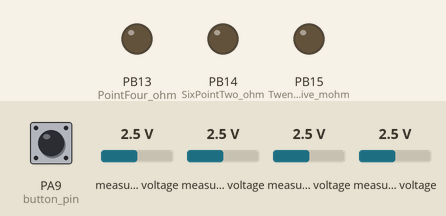
The sketch below on a simulated STM32 Blue Pill. Shown: output pins drawn as LEDs (lit = HIGH). The test bench sets the inputs (shaded band); at power-on: PA9 (button_pin) LOW, measured voltage 2.5 V. What the sketch prints to the serial monitor is not drawn.

Above: at 1.2 s.
1.3 s: PA9 (button_pin) pulled HIGH for 0.15 s
At 2.0 s:
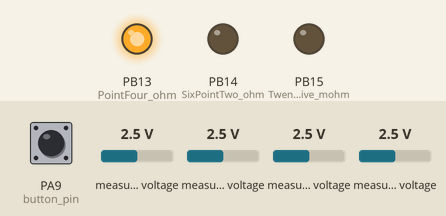
2.9 s: measured voltage (sensor 203) set to 0.4 V
5.9 s: measured voltage (sensor 203) set to 0.1 V
Timing chart, 0 to 37.5 s (numbered marks = the images above; inputs shaded):
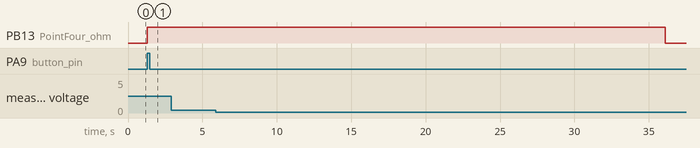

The sketch:

Current_Voltage_AutoRange.ino
```cpp
#include <Adafruit_ADS1X15.h>

Adafruit_ADS1115 ads;

int TwentyFive_mohm = PB15;
int PointFour_ohm = PB13;
int SixPointTwo_ohm = PB14;

int button_pin = PA9;

int counter = 0;
const int max_sum = 10;
bool full = false;
int sum_array[max_sum];
long sum;

const bool debug = true;


const float adc_LSB[6] = {0.1875F, 0.125F, 0.0625F, 0.03125F, 0.015625F, 0.0078125F};
// ADC gain by default set to one
int adc_gain_var = 0;
bool remeasure;
//y=mx+b

//CURRENT SENSING
//slope and intercepts only for gain 2-16
const float m_6R2[6] = {0, 0, 0.024752514756573453F, 0.026945355298954372F, 0.03530913796111518F, 0.029174896323891444F};
const float b_6R2[6] = {0, 0, -1.557088705010358F, 1.5838729569280119F, -5.69417804694308F, -4.169697893371396F};
const int i_6R2_min = 2;
const int i_6R2_max = 5;

//slope and intercepts only for gain 1-8
const float m_R40[6] = {0, 0.5627572747185379F, 0.3829082417293114F, 0.41289526813846006F, 0.45797643005462374F, 0};
const float b_R40[6] = {0, -294.5419692528976F, -35.71868100754F, 8.127347522120658F, -68.35364366115296F, 0};
const int i_R40_min = 2;
const int i_R40_max = 4;


//DIFFERENTIAL VOLTAGE SENSING
//Old Value
//slope and intercepts for gain 2/3-16 (voltage)
//const float m_V = 20.83207335914647F;
//converting to array to reduce multiplication
//m_V*adc_LSB
//const float m_V[6] = {0.16275057F, 0.32550115F, 0.65100229F, 1.30200458F, 2.60400917F, 3.90601375F};
//const float m_V[6] = {3.90601375F, 2.60400917F, 1.30200458F, 0.65100229F, 0.32550115F,0.16275057F};
//const float b_V = 0.36042472845584683F;

//New Value
const float m_V[6] = {0, 0.0025976 , 0.00130257, 0.00065712, 0.00032881, 0.00016627};
const float b_V[6] = {0, 0.16158206, 0.10947509, 0.06196756, 0.0535543 , 0.01093328};

//SUPPLY VOLTAGE SENSING
const float m_Vs[6] = {0, 0.0026319 , 0.00131595, 0.00065797, 0.00032899, 0.00016449};
const float b_Vs = 0.393215530401811;


int16_t adc_read_current() {
  //current is connected with single ended on CH. 3
  return ads.readADC_SingleEnded(3);
}

int32_t adc_read_voltage() {
  //voltage is connected differentially on CH. 01
  return ads.readADC_Differential_0_1();
}

int16_t adc_read_voltage_supply() {
  //voltage is connected differentially on CH. 01
  return ads.readADC_SingleEnded(2);
}

int range_int(float range) {
  return round(range * 3);
}

void set_gain(int adc_gain) {
  switch (adc_gain) {
    case 0:
      if (debug) Serial.println("Gain is 2/3");
      ads.setGain(GAIN_TWOTHIRDS);
      break;
    case 1:
      if (debug) Serial.println("Gain is 1");
      ads.setGain(GAIN_ONE);
      break;
    case 2:
      if (debug) Serial.println("Gain is 2");
      ads.setGain(GAIN_TWO);
      break;
    case 3:
      if (debug) Serial.println("Gain is 4");
      ads.setGain(GAIN_FOUR);
      break;
    case 4:
      if (debug) Serial.println("Gain is 8");
      ads.setGain(GAIN_EIGHT);
      break;
    case 5:
      if (debug) Serial.println("Gain is 16");
      ads.setGain(GAIN_SIXTEEN);
      break;
    default:
      if (debug) Serial.println("Wrong gain, set to default gain 2/3");
      ads.setGain(GAIN_TWOTHIRDS);
      break;
  }
  delay(1000);
  adc_gain_var = adc_gain;
}

float moving_avg(int input) {
  if (full) {
    if (counter == max_sum - 1) counter = 0;
    else counter++;
    sum = sum - sum_array[counter] + input;
    sum_array[counter] = input;
    return float(sum) / float(max_sum);
  }
  else {
    if (counter == max_sum - 2) full = true;
    counter++;
    sum = sum + input;
    sum_array[counter] = input;
    return float(sum) / float(counter + 1);
  }
}

//CURRENT PART

float adc_6R2_to_mA(float adc_reading, int adc_gain) {
  float current_mA;
  if ((adc_gain >= i_6R2_min) and (adc_gain <= i_6R2_max)) {
    current_mA = m_6R2[adc_gain] * adc_reading * adc_LSB[adc_gain] + b_6R2[adc_gain];
  }
  else {
    current_mA = 0.0;
  }
  if (debug) Serial.println(current_mA);
  return current_mA/2;
}

float adc_R40_to_mA(float adc_reading, int adc_gain) {
  float current_mA;
  if ((adc_gain >= i_R40_min) and (adc_gain <= i_R40_max)) {
    current_mA = m_R40[adc_gain] * adc_reading * adc_LSB[adc_gain] + b_R40[adc_gain];
  }
  else {
    current_mA = 0.0;
  }
  if (debug) Serial.println(current_mA);
  return current_mA/2;
}

float current_6R2_auto_range() {
  int32_t i_data = 0;
  const int total_sample = 10;
  float i_mA;
  if (debug) Serial.println("using 6R2 auto-range");
  //reset gain
  set_gain(2);
  for (int i = 0; i < total_sample; i++) {
    i_data += adc_read_current();
    delay(1000);
  }
  float average_reading = float(i_data) / float(total_sample);
  i_mA = adc_6R2_to_mA(average_reading, adc_gain_var);

  if (i_mA < 27) {
    set_gain(3);
    for (int i = 0; i < total_sample; i++) {
      i_data += adc_read_current();
      delay(1000);
    }
    float average_reading = float(i_data) / float(total_sample);
    i_mA = adc_6R2_to_mA(average_reading, adc_gain_var);
  }

  if (i_mA < 11) {
    set_gain(4);
    for (int i = 0; i < total_sample; i++) {
      i_data += adc_read_current();
      delay(1000);
    }
    float average_reading = float(i_data) / float(total_sample);
    i_mA = adc_6R2_to_mA(average_reading, adc_gain_var);
  }

  if (i_mA < 3) {
    set_gain(5);
    for (int i = 0; i < total_sample; i++) {
      i_data += adc_read_current();
      delay(1000);
    }
    float average_reading = float(i_data) / float(total_sample);
    i_mA = adc_6R2_to_mA(average_reading, adc_gain_var);
  }
  return i_mA;
}

float current_R40_auto_range() {
  int32_t i_data = 0;
  const int total_sample = 20;
  float i_mA;
  if (debug) Serial.println("using R40 auto-range");
  //reset gain
  set_gain(2);
  for (int i = 0; i < total_sample; i++) {
    i_data += adc_read_current();
  }
  float average_reading = float(i_data) / float(total_sample);
  i_mA = adc_R40_to_mA(average_reading, adc_gain_var);

  if (i_mA < 350) {
    set_gain(3);
    for (int i = 0; i < total_sample; i++) {
      i_data += adc_read_current();
    }
    float average_reading = float(i_data) / float(total_sample);
    i_mA = adc_R40_to_mA(average_reading, adc_gain_var);
  }

  if (i_mA < 150) {
    set_gain(4);
    for (int i = 0; i < total_sample; i++) {
      i_data += adc_read_current();
    }
    float average_reading = float(i_data) / float(total_sample);
    i_mA = adc_R40_to_mA(average_reading, adc_gain_var);
  }
  return i_mA;
}

float read_current() {
  float i_mA;
  digitalWrite(PointFour_ohm, HIGH);
  delay(1000);
  i_mA = current_R40_auto_range();
  if (i_mA < 70) {
    digitalWrite(SixPointTwo_ohm, HIGH);
    digitalWrite(PointFour_ohm, LOW);
    i_mA = current_6R2_auto_range();
  }
  return i_mA;
}


//VOLTAGE PART
float adc_to_V(float adc_reading, int adc_gain) {
  return (m_V[adc_gain] * adc_reading + b_V[adc_gain])/2;
}

float voltage_auto_range() {
  int32_t v_data = 0;
  const int total_sample = 3;
  float V;
  if (debug) Serial.println("using Voltage auto-range");
  //reset gain
  set_gain(1);
  for (int i = 0; i < total_sample; i++) {
    v_data += adc_read_voltage();
    delay(1000);
  }
  float average_reading = float(v_data) / float(total_sample);
  V = adc_to_V(average_reading, adc_gain_var);
  if (V < 36) {
    set_gain(2);
    for (int i = 0; i < total_sample; i++) {
      v_data += adc_read_voltage();
      delay(1000);
    }
    float average_reading = float(v_data) / float(total_sample);
    V = adc_to_V(average_reading, adc_gain_var);
    delay(1000);
  }

  if (V < 18) {
    set_gain(3);
    for (int i = 0; i < total_sample; i++) {
      v_data += adc_read_voltage();
      delay(1000);
    }
    float average_reading = float(v_data) / float(total_sample);
    V = adc_to_V(average_reading, adc_gain_var);
  }

  if (V < 9) {
    set_gain(4);
    for (int i = 0; i < total_sample; i++) {
      v_data += adc_read_voltage();
      delay(1000);
    }
    float average_reading = float(v_data) / float(total_sample);
    V = adc_to_V(average_reading, adc_gain_var);
  }

  if (V < 4.5) {
    set_gain(5);
    for (int i = 0; i < total_sample; i++) {
      v_data += adc_read_voltage();
      delay(1000);
    }
    float average_reading = float(v_data) / float(total_sample);
    V = adc_to_V(average_reading, adc_gain_var);
  }
  return V;
}

float read_voltage() {
  float V;
  V = voltage_auto_range();
  digitalWrite(PointFour_ohm, LOW);
  digitalWrite(SixPointTwo_ohm, LOW);
  return V;
}

float adc_to_Vs(float adc_reading, int adc_gain) {
  return (m_Vs[adc_gain] * adc_reading*1000 + b_Vs)/2;
}

float voltage_supply_auto_range() {
  int32_t v_data = 0;
  const int total_sample = 3;
  float V;
  if (debug) Serial.println("using Voltage auto-range");
  //reset gain
  set_gain(1);
  for (int i = 0; i < total_sample; i++) {
    v_data += adc_read_voltage_supply();
    delay(1000);
  }
  float average_reading = float(v_data) / float(total_sample);
  V = adc_to_V(average_reading, adc_gain_var);
  if (V < 36) {
    set_gain(2);
    for (int i = 0; i < total_sample; i++) {
      v_data += adc_read_voltage_supply();
      delay(1000);
    }
    float average_reading = float(v_data) / float(total_sample);
    V = adc_to_V(average_reading, adc_gain_var);
    delay(1000);
  }

  if (V < 18) {
    set_gain(3);
    for (int i = 0; i < total_sample; i++) {
      v_data += adc_read_voltage_supply();
      delay(1000);
    }
    float average_reading = float(v_data) / float(total_sample);
    V = adc_to_V(average_reading, adc_gain_var);
  }

  if (V < 9) {
    set_gain(4);
    for (int i = 0; i < total_sample; i++) {
      v_data += adc_read_voltage_supply();
      delay(1000);
    }
    float average_reading = float(v_data) / float(total_sample);
    V = adc_to_V(average_reading, adc_gain_var);
  }

  if (V < 4.5) {
    set_gain(5);
    for (int i = 0; i < total_sample; i++) {
      v_data += adc_read_voltage_supply();
      delay(1000);
    }
    float average_reading = float(v_data) / float(total_sample);
    V = adc_to_V(average_reading, adc_gain_var);
  }
  return V;
}

float read_voltage_supply() {
  float V;
  V = voltage_supply_auto_range();
  return V;
}


void setup() {
  Serial.begin(9600);
  Serial.println("Testing Ahem!");

  pinMode(TwentyFive_mohm, OUTPUT_OPEN_DRAIN);
  digitalWrite(TwentyFive_mohm, LOW);
  pinMode(PointFour_ohm, OUTPUT_OPEN_DRAIN);
  digitalWrite(PointFour_ohm, LOW);
  pinMode(SixPointTwo_ohm, OUTPUT_OPEN_DRAIN);
  digitalWrite(SixPointTwo_ohm, LOW);

  pinMode(button_pin, INPUT_PULLDOWN);

  Wire.setSDA(PB9);
  Wire.setSCL(PB8);
  Wire.begin();

  //                                                                ADS1015  ADS1115
  //                                                                -------  -------
  // ads.setGain(GAIN_TWOTHIRDS);  // 2/3x gain +/- 6.144V  1 bit = 3mV      0.1875mV (default)
  // ads.setGain(GAIN_ONE);        // 1x gain   +/- 4.096V  1 bit = 2mV      0.125mV
  // ads.setGain(GAIN_TWO);        // 2x gain   +/- 2.048V  1 bit = 1mV      0.0625mV
  // ads.setGain(GAIN_FOUR);       // 4x gain   +/- 1.024V  1 bit = 0.5mV    0.03125mV
  // ads.setGain(GAIN_EIGHT);      // 8x gain   +/- 0.512V  1 bit = 0.25mV   0.015625mV
  // ads.setGain(GAIN_SIXTEEN);    // 16x gain  +/- 0.256V  1 bit = 0.125mV  0.0078125mV
  // set for the slowest sampling rate (for lower noise)
  ads.setDataRate(RATE_ADS1115_8SPS);
  if (!ads.begin(0x48, &Wire)) {
    Serial.println("Failed to initialize ADS.");
    while (1);
  }
}

void loop() {
  float current_data, voltage_data, supply_voltage_data;
  int32_t timer;
  bool button_state;
  button_state = digitalRead(button_pin);

  if (button_state) {
    timer = millis();
    current_data = read_current();
    supply_voltage_data = read_voltage_supply();
    voltage_data = read_voltage();

    Serial.print("Current Data is ");
    Serial.print(current_data);
    Serial.println(" mA");

    Serial.print("Voltage Data is ");
    Serial.print(voltage_data);
    Serial.println(" V");

    Serial.print("Supply Voltage Data is ");
    Serial.print(supply_voltage_data);
    Serial.println(" V");

    Serial.print("time it takes to measure is ");
    Serial.print(millis() - timer);
    Serial.println(" ms");

    //Serial.println("Button Pressed");
  }
  delay(100);
}
```

Measured:
- after the input at 1.3 s, PB13 (PointFour_ohm): LOW → HIGH at once
- after the input at 2.9 s, every drawn part: stays the same
